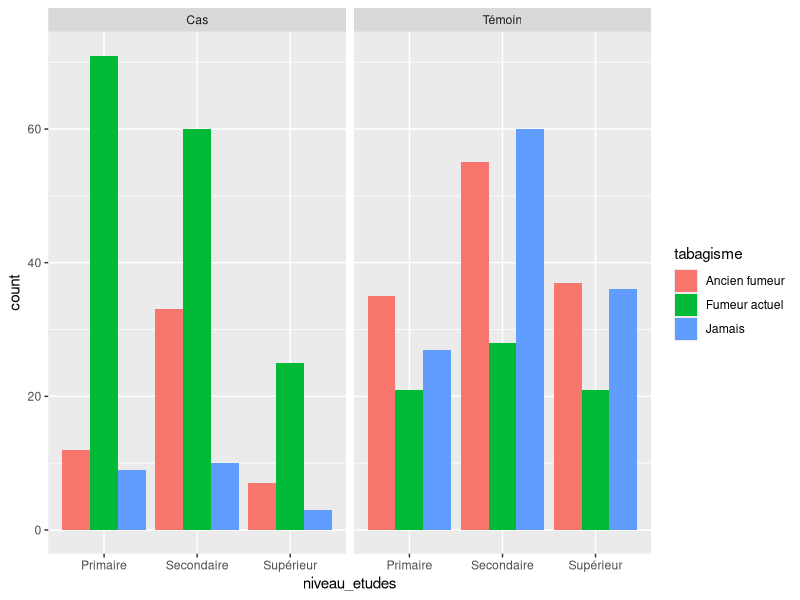
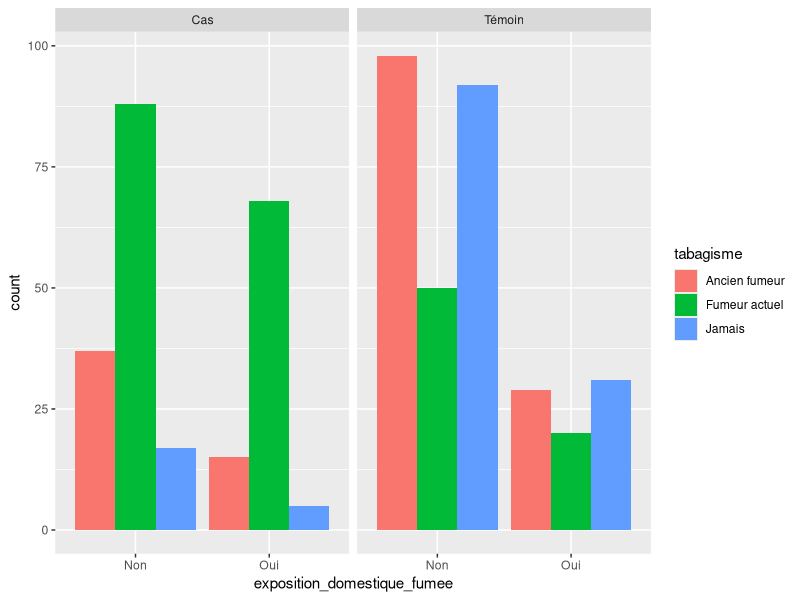
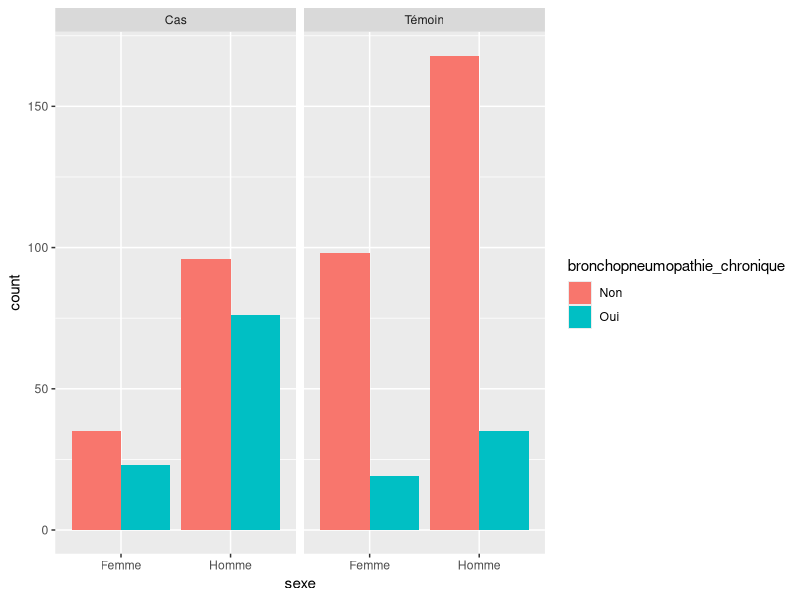

Write R code to recreate these figures, in order. (Note: this script raises an error after producing the figures.)
## ---- chunk 1
library(ggplot2)
library(dplyr)
library(stringr)
library(MASS)
## ---- chunk 2
CancerPoumon <- read.csv("CancerPoumongood.csv", sep=";")
head(CancerPoumon)
## ---- chunk 3
# Informations sur la table de donnée
str(CancerPoumon)
## ---- chunk 4
colSums(is.na(CancerPoumon))
## ---- chunk 5
summary(factor(CancerPoumon$statut_cas_temoin))
## ---- chunk 6
ggplot(CancerPoumon, aes(x=niveau_etudes, fill=tabagisme)) +
  facet_wrap(~statut_cas_temoin) +
  geom_bar(position="dodge")
## ---- chunk 7
ggplot(CancerPoumon, aes(x=exposition_domestique_fumee, fill=tabagisme)) +
  facet_wrap(~statut_cas_temoin) +
  geom_bar(position="dodge")
## ---- chunk 8
ggplot(CancerPoumon, aes(x=sexe, fill=bronchopneumopathie_chronique)) +
  facet_wrap(~statut_cas_temoin) +
  geom_bar(position="dodge")
## ---- chunk 9
CancerPoumon$statut_cas_temoin <- ifelse(CancerPoumon$statut_cas_temoin=="Cas", 1, 0)
CancerPoumon <- CancerPoumon %>%
  mutate(age=as.numeric(str_replace(age, ",", ".")))
head(CancerPoumon)
## ---- chunk 10
"Modèle avec imc :"
res_log_quanti1 <- glm(statut_cas_temoin ~ imc, family=binomial, data=CancerPoumon)
summary(res_log_quanti1)

"Modèle avec age :"
res_log_quanti2 <- glm(statut_cas_temoin ~ age, family=binomial, data=CancerPoumon)
summary(res_log_quanti2)
## ---- chunk 11
"Modèle age + imc :"
res_log_quanti3 <- glm(statut_cas_temoin ~ age + imc, family=binomial, data=CancerPoumon)
summary(res_log_quanti3)

"Modèle avec age*imc :"
res_log_quanti4 <- glm(statut_cas_temoin ~ age*imc, family=binomial, data=CancerPoumon)
summary(res_log_quanti4)
## ---- chunk 12
AIC(res_log_quanti1, res_log_quanti2, res_log_quanti3, res_log_quanti4)

"Significativité du modèle :"
anova(res_log_quanti3, test = "Chisq")
## ---- chunk 13
"Le modèle :"
res_log_quanti3

"Intervalle de confiance :"
confint(res_log_quanti3)
## ---- chunk 14
res <- glm(statut_cas_temoin ~ tabagisme + exposition_professionnelle + exposition_domestique_fumee + age + bronchopneumopathie_chronique, family=binomial, data=CancerPoumon)
summary(res)

"Test de significativité :"
anova(res, test="Chisq")

confint(res)
## ---- chunk 15
CancerPoumon$statut_cas_temoin <- ifelse(CancerPoumon$statut_cas_temoin=="1", "Cas", "temoin")
res_poly <- polr(factor(exposition_professionnelle) ~ statut_cas_temoin + age + sexe + tabagisme + imc + bronchopneumopathie_chronique + niveau_etudes + exposition_domestique_fumee + region, data=CancerPoumon)

stepAIC(res_poly, direction="backward")
## ---- chunk 16
res_poly2 <- polr(factor(exposition_professionnelle) ~ statut_cas_temoin, data=CancerPoumon)
summary(res_poly2)

confint(res_poly2)
## ---- chunk 17
res_poly3 <- polr(factor(tabagisme) ~ statut_cas_temoin + age + sexe + exposition_professionnelle + imc + bronchopneumopathie_chronique + niveau_etudes + exposition_domestique_fumee + region, data=CancerPoumon)

stepAIC(res_poly3, direction="backward")
## ---- chunk 18
res_poly4 <- polr(factor(tabagisme) ~ statut_cas_temoin + imc + region, data=CancerPoumon)
summary(res_poly4)

"Intervalles de confiance :"
confint(res_poly4)
